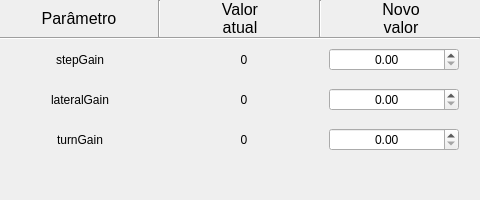
         <widget class="QWidget" name="gain_page">
          <layout class="QVBoxLayout" name="verticalLayout_6">
           <property name="spacing">
            <number>0</number>
           </property>
           <property name="leftMargin">
            <number>0</number>
           </property>
           <property name="topMargin">
            <number>0</number>
           </property>
           <property name="rightMargin">
            <number>0</number>
           </property>
           <property name="bottomMargin">
            <number>0</number>
           </property>
           <item>
            <widget class="QFrame" name="frame_5">
             <property name="minimumSize">
              <size>
               <width>0</width>
               <height>35</height>
              </size>
             </property>
             <property name="maximumSize">
              <size>
               <width>16777215</width>
               <height>45</height>
              </size>
             </property>
             <property name="frameShape">
              <enum>QFrame::NoFrame</enum>
             </property>
             <property name="frameShadow">
              <enum>QFrame::Raised</enum>
             </property>
             <layout class="QHBoxLayout" name="horizontalLayout_5">
              <property name="spacing">
               <number>0</number>
              </property>
              <property name="leftMargin">
               <number>0</number>
              </property>
              <property name="topMargin">
               <number>0</number>
              </property>
              <property name="rightMargin">
               <number>0</number>
              </property>
              <property name="bottomMargin">
               <number>0</number>
              </property>
              <item>
               <widget class="QLabel" name="label_4">
                <property name="minimumSize">
                 <size>
                  <width>158</width>
                  <height>0</height>
                 </size>
                </property>
                <property name="maximumSize">
                 <size>
                  <width>158</width>
                  <height>16777215</height>
                 </size>
                </property>
                <property name="text">
                 <string>&lt;html&gt;&lt;head/&gt;&lt;body&gt;&lt;p align=&quot;center&quot;&gt;&lt;span style=&quot; font-size:12pt;&quot;&gt;Parâmetro&lt;/span&gt;&lt;/p&gt;&lt;/body&gt;&lt;/html&gt;</string>
                </property>
                <property name="alignment">
                 <set>Qt::AlignCenter</set>
                </property>
               </widget>
              </item>
              <item>
               <widget class="Line" name="line_4">
                <property name="orientation">
                 <enum>Qt::Vertical</enum>
                </property>
               </widget>
              </item>
              <item>
               <widget class="QLabel" name="label_5">
                <property name="minimumSize">
                 <size>
                  <width>158</width>
                  <height>0</height>
                 </size>
                </property>
                <property name="maximumSize">
                 <size>
                  <width>158</width>
                  <height>16777215</height>
                 </size>
                </property>
                <property name="text">
                 <string>&lt;html&gt;&lt;head/&gt;&lt;body&gt;&lt;p align=&quot;center&quot;&gt;&lt;span style=&quot; font-size:12pt;&quot;&gt;Valor&lt;br/&gt;atual&lt;/span&gt;&lt;/p&gt;&lt;/body&gt;&lt;/html&gt;</string>
                </property>
                <property name="alignment">
                 <set>Qt::AlignCenter</set>
                </property>
               </widget>
              </item>
              <item>
               <widget class="Line" name="line_5">
                <property name="orientation">
                 <enum>Qt::Vertical</enum>
                </property>
               </widget>
              </item>
              <item>
               <widget class="QLabel" name="label_6">
                <property name="minimumSize">
                 <size>
                  <width>158</width>
                  <height>0</height>
                 </size>
                </property>
                <property name="maximumSize">
                 <size>
                  <width>158</width>
                  <height>16777215</height>
                 </size>
                </property>
                <property name="text">
                 <string>&lt;html&gt;&lt;head/&gt;&lt;body&gt;&lt;p align=&quot;center&quot;&gt;&lt;span style=&quot; font-size:12pt;&quot;&gt;Novo&lt;br/&gt;valor&lt;/span&gt;&lt;/p&gt;&lt;/body&gt;&lt;/html&gt;</string>
                </property>
                <property name="alignment">
                 <set>Qt::AlignCenter</set>
                </property>
               </widget>
              </item>
             </layout>
            </widget>
           </item>
           <item>
            <widget class="Line" name="line_6">
             <property name="orientation">
              <enum>Qt::Horizontal</enum>
             </property>
            </widget>
           </item>
           <item>
            <widget class="QFrame" name="frame_66">
             <property name="minimumSize">
              <size>
               <width>465</width>
               <height>40</height>
              </size>
             </property>
             <property name="maximumSize">
              <size>
               <width>465</width>
               <height>40</height>
              </size>
             </property>
             <property name="frameShape">
              <enum>QFrame::NoFrame</enum>
             </property>
             <property name="frameShadow">
              <enum>QFrame::Sunken</enum>
             </property>
             <layout class="QHBoxLayout" name="horizontalLayout_68">
              <property name="spacing">
               <number>5</number>
              </property>
              <property name="leftMargin">
               <number>0</number>
              </property>
              <property name="topMargin">
               <number>0</number>
              </property>
              <property name="rightMargin">
               <number>5</number>
              </property>
              <property name="bottomMargin">
               <number>0</number>
              </property>
              <item>
               <widget class="QLabel" name="label_135">
                <property name="minimumSize">
                 <size>
                  <width>158</width>
                  <height>0</height>
                 </size>
                </property>
                <property name="maximumSize">
                 <size>
                  <width>158</width>
                  <height>16777215</height>
                 </size>
                </property>
                <property name="text">
                 <string>stepGain</string>
                </property>
                <property name="alignment">
                 <set>Qt::AlignCenter</set>
                </property>
               </widget>
              </item>
              <item>
               <widget class="QLabel" name="label_136">
                <property name="minimumSize">
                 <size>
                  <width>158</width>
                  <height>0</height>
                 </size>
                </property>
                <property name="maximumSize">
                 <size>
                  <width>158</width>
                  <height>16777215</height>
                 </size>
                </property>
                <property name="text">
                 <string>0</string>
                </property>
                <property name="alignment">
                 <set>Qt::AlignCenter</set>
                </property>
               </widget>
              </item>
              <item>
               <widget class="QDoubleSpinBox" name="doubleSpinBox_65">
                <property name="minimumSize">
                 <size>
                  <width>130</width>
                  <height>0</height>
                 </size>
                </property>
                <property name="maximumSize">
                 <size>
                  <width>130</width>
                  <height>16777215</height>
                 </size>
                </property>
                <property name="styleSheet">
                 <string notr="true"/>
                </property>
                <property name="alignment">
                 <set>Qt::AlignCenter</set>
                </property>
               </widget>
              </item>
             </layout>
            </widget>
           </item>
           <item>
            <widget class="QFrame" name="frame_67">
             <property name="minimumSize">
              <size>
               <width>465</width>
               <height>40</height>
              </size>
             </property>
             <property name="maximumSize">
              <size>
               <width>465</width>
               <height>40</height>
              </size>
             </property>
             <property name="frameShape">
              <enum>QFrame::NoFrame</enum>
             </property>
             <property name="frameShadow">
              <enum>QFrame::Sunken</enum>
             </property>
             <layout class="QHBoxLayout" name="horizontalLayout_69">
              <property name="spacing">
               <number>5</number>
              </property>
              <property name="leftMargin">
               <number>0</number>
              </property>
              <property name="topMargin">
               <number>0</number>
              </property>
              <property name="rightMargin">
               <number>5</number>
              </property>
              <property name="bottomMargin">
               <number>0</number>
              </property>
              <item>
               <widget class="QLabel" name="label_137">
                <property name="minimumSize">
                 <size>
                  <width>158</width>
                  <height>0</height>
                 </size>
                </property>
                <property name="maximumSize">
                 <size>
                  <width>158</width>
                  <height>16777215</height>
                 </size>
                </property>
                <property name="text">
                 <string>lateralGain</string>
                </property>
                <property name="alignment">
                 <set>Qt::AlignCenter</set>
                </property>
               </widget>
              </item>
              <item>
               <widget class="QLabel" name="label_138">
                <property name="minimumSize">
                 <size>
                  <width>158</width>
                  <height>0</height>
                 </size>
                </property>
                <property name="maximumSize">
                 <size>
                  <width>158</width>
                  <height>16777215</height>
                 </size>
                </property>
                <property name="text">
                 <string>0</string>
                </property>
                <property name="alignment">
                 <set>Qt::AlignCenter</set>
                </property>
               </widget>
              </item>
              <item>
               <widget class="QDoubleSpinBox" name="doubleSpinBox_66">
                <property name="minimumSize">
                 <size>
                  <width>130</width>
                  <height>0</height>
                 </size>
                </property>
                <property name="maximumSize">
                 <size>
                  <width>130</width>
                  <height>16777215</height>
                 </size>
                </property>
                <property name="styleSheet">
                 <string notr="true"/>
                </property>
                <property name="alignment">
                 <set>Qt::AlignCenter</set>
                </property>
               </widget>
              </item>
             </layout>
            </widget>
           </item>
           <item>
            <widget class="QFrame" name="frame_77">
             <property name="minimumSize">
              <size>
               <width>465</width>
               <height>40</height>
              </size>
             </property>
             <property name="maximumSize">
              <size>
               <width>465</width>
               <height>40</height>
              </size>
             </property>
             <property name="frameShape">
              <enum>QFrame::NoFrame</enum>
             </property>
             <property name="frameShadow">
              <enum>QFrame::Sunken</enum>
             </property>
             <layout class="QHBoxLayout" name="horizontalLayout_79">
              <property name="spacing">
               <number>5</number>
              </property>
              <property name="leftMargin">
               <number>0</number>
              </property>
              <property name="topMargin">
               <number>0</number>
              </property>
              <property name="rightMargin">
               <number>5</number>
              </property>
              <property name="bottomMargin">
               <number>0</number>
              </property>
              <item>
               <widget class="QLabel" name="label_157">
                <property name="minimumSize">
                 <size>
                  <width>158</width>
                  <height>0</height>
                 </size>
                </property>
                <property name="maximumSize">
                 <size>
                  <width>158</width>
                  <height>16777215</height>
                 </size>
                </property>
                <property name="text">
                 <string>turnGain</string>
                </property>
                <property name="alignment">
                 <set>Qt::AlignCenter</set>
                </property>
               </widget>
              </item>
              <item>
               <widget class="QLabel" name="label_158">
                <property name="minimumSize">
                 <size>
                  <width>158</width>
                  <height>0</height>
                 </size>
                </property>
                <property name="maximumSize">
                 <size>
                  <width>158</width>
                  <height>16777215</height>
                 </size>
                </property>
                <property name="text">
                 <string>0</string>
                </property>
                <property name="alignment">
                 <set>Qt::AlignCenter</set>
                </property>
               </widget>
              </item>
              <item>
               <widget class="QDoubleSpinBox" name="doubleSpinBox_76">
                <property name="minimumSize">
                 <size>
                  <width>130</width>
                  <height>0</height>
                 </size>
                </property>
                <property name="maximumSize">
                 <size>
                  <width>130</width>
                  <height>16777215</height>
                 </size>
                </property>
                <property name="styleSheet">
                 <string notr="true"/>
                </property>
                <property name="alignment">
                 <set>Qt::AlignCenter</set>
                </property>
               </widget>
              </item>
             </layout>
            </widget>
           </item>
           <item>
            <spacer name="verticalSpacer_3">
             <property name="orientation">
              <enum>Qt::Vertical</enum>
             </property>
             <property name="sizeHint" stdset="0">
              <size>
               <width>20</width>
               <height>40</height>
              </size>
             </property>
            </spacer>
           </item>
          </layout>
         </widget>
